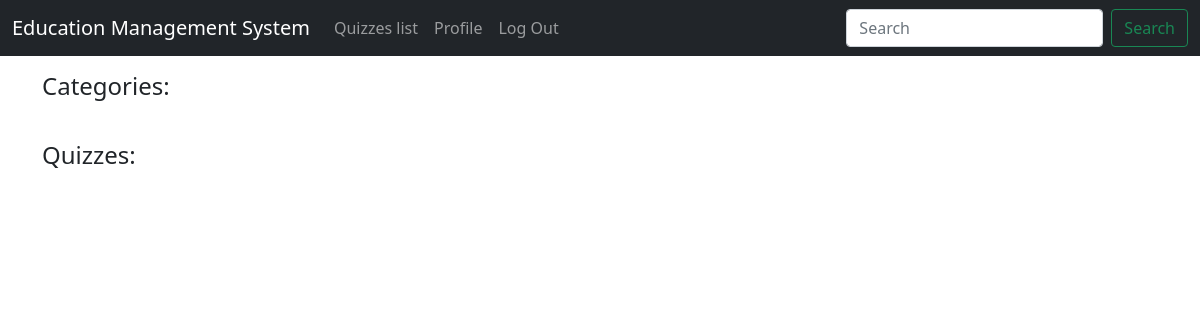
The page /quizzes/ (signed in) on the database as committed earlier.
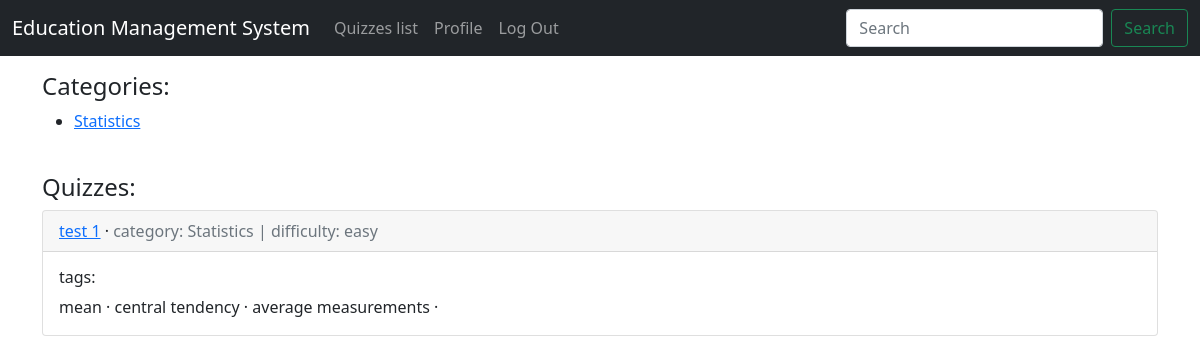
The same page on the database as committed later.
### quizzes/models.py (models this page shows, shortened)
class Category(models.Model):
    category = models.CharField(max_length=200)
    def __str__(self):
        return self.category

class Quiz(models.Model):
    title = models.CharField(max_length=250)
    category = models.ForeignKey(
            Category,
            on_delete = models.CASCADE,
            related_name = 'quizzes',
    )
    difficulty = models.CharField(max_length=100)
    tags = models.ManyToManyField(Tag)
    questions = models.ManyToManyField(Question)

class Tag(models.Model):
    tag = models.CharField(max_length=100)

### quizzes/views.py (the view)
# urls.py: path('', category_list_view, name='quiz_list'),
@login_required
def category_list_view(request):
    categories = Category.objects.all()
    quizzes = Quiz.objects.all()
    context = {
        "categories": categories,
        "quizzes": quizzes,
    }
    return render(request, 'quizzes/quiz_list.html', context)

### templates/quizzes/quiz_list.html
{% extends "base.html" %}
{% block content %}
    <h4>Categories: </h4>
    <ul>
    {% for c in categories %}
        <li><a href="{% url 'quizzes:categorized_quiz_list' c.category %}">{{ c.category }}</a></li>
    {% endfor %}
    </ul>
    <br>
    <h4>Quizzes: </h4>
    {% for q in quizzes %}
        <div class="card">
            <div class="card-header">
                <span class="font-weight-bold">
                    <a href="{% url 'quizzes:quiz_detail' q.category q.id %}">{{ q.title }}</a>
                </span> &middot;
                <span class="text-muted">
                    category: {{ q.category }} | difficulty: {{ q.difficulty }}
                </span>
            </div>
            <div class="card-body">
                <h6>tags: </h6>
                {% for t in q.tags.all %}
                    <span class="font-weight-bold">{{ t.tag }} &middot;</span>
                {% endfor %}
            </div>
        </div>
        <br>
    {% endfor %}
{% endblock content %}

### templates/base.html (shortened to what this page needs)
{% load static %}
<!DOCTYPE html>
<html>
	<head>
		<link href="https://cdn.jsdelivr.net/npm/bootstrap@5.0.2/dist/css/bootstrap.min.css" rel="stylesheet">
	</head>
	<body>
		<nav class="navbar navbar-expand-md navbar-dark fixed-top bg-dark">
			<div class="container-fluid">
				<a class="navbar-brand" href="{% url 'pages:home' %}">Education Management System</a>
				<div class="collapse navbar-collapse" id="navbarCollapse">
					<ul class="navbar-nav me-auto mb-2 mb-md-0">
						<li class="nav-item">
							<a class="nav-link" href="{% url 'quizzes:quiz_list' %}">Quizzes list</a>
						</li>
						{% if user.is_authenticated %}
							<li class="nav-item">
								<a class="nav-link" href="{% url 'accounts:profile' %}">Profile</a>
							</li>
							<li class="nav-item">
								<a class="nav-link" href="{% url 'accounts:logout' %}">Log Out</a>
							</li>
						{% endif %}
					</ul>
					<form class="d-flex" action="{% url 'quizzes:search' %}" method="get">
						<input class="form-control me-2" type="search" name="q" placeholder="Search" aria-label="Search" >
						<button class="btn btn-outline-success" type="submit">Search</button>
					</form>
				</div>
			</div>
		</nav>
		<br>
		<br>
		<br>
		<div class="container">
			{% block content %}
			{% endblock content %}
		</div>
	</body>
</html>

Rows that differ between the two databases and show on the page:
added Category: category "Statistics"
added Quiz: title "test 1", category "Statistics", difficulty "easy"
added Tag: tag "mean"
added Tag: tag "central tendency"
added Tag: tag "average measurements"
